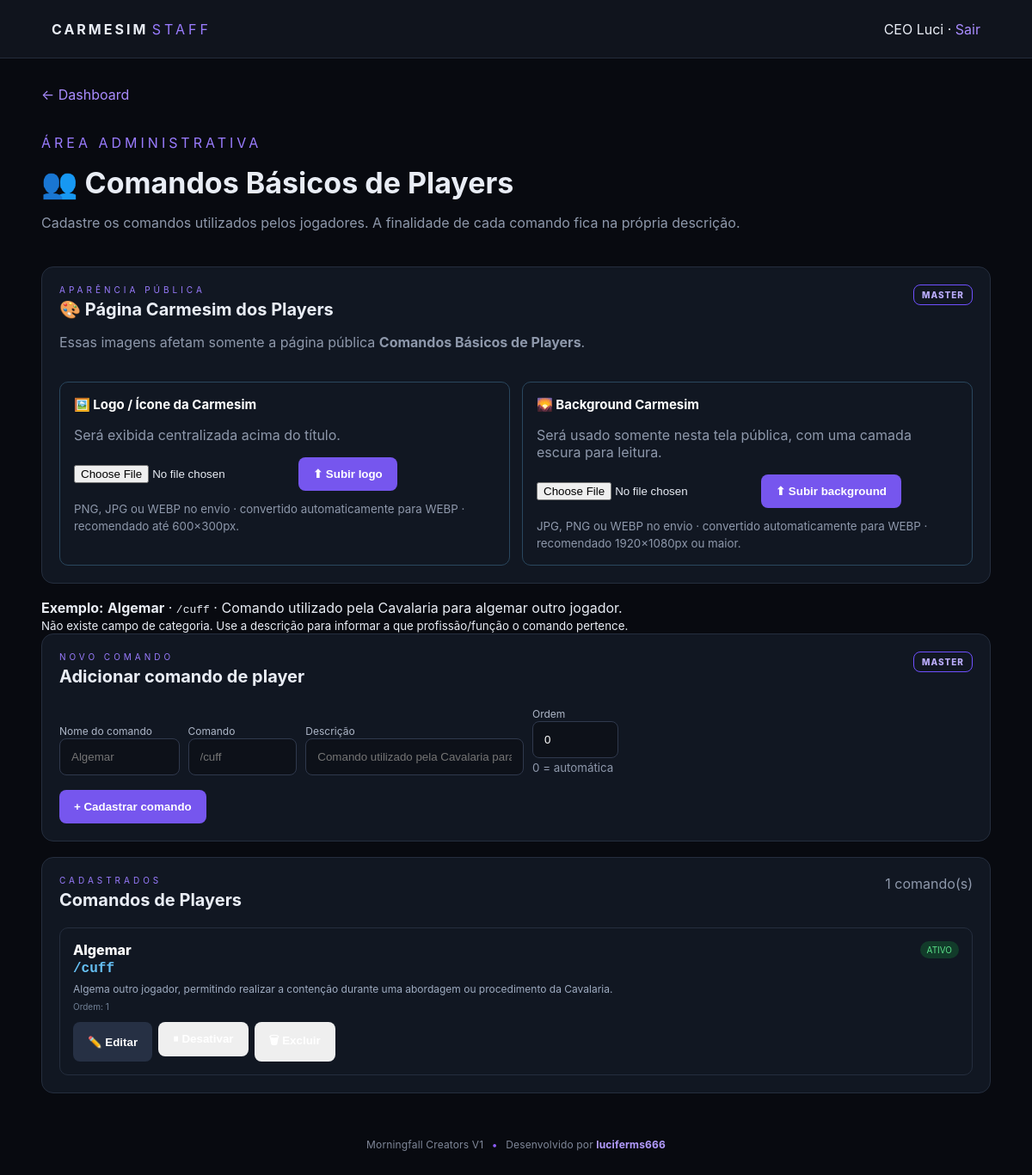
Page /admin/comandos_players.php (signed in) on the committed database.
### tables this page shows
CREATE TABLE IF NOT EXISTS `staff_commands_settings` (
  `id` tinyint(3) UNSIGNED NOT NULL,
  `top_name` varchar(100) NOT NULL DEFAULT 'NEVADA STAFF',
  `eyebrow_name` varchar(150) NOT NULL DEFAULT 'NEVADA ROLEPLAY · STAFF',
  `updated_at` timestamp NULL DEFAULT current_timestamp() ON UPDATE current_timestamp(),
  PRIMARY KEY (`id`)
);

CREATE TABLE IF NOT EXISTS `player_commands` (
  `id` int(10) UNSIGNED NOT NULL AUTO_INCREMENT,
  `name` varchar(120) NOT NULL,
  `command` varchar(150) NOT NULL,
  `description` varchar(500) NOT NULL,
  `position` int(11) NOT NULL DEFAULT 0,
  `active` tinyint(1) NOT NULL DEFAULT 1,
  `created_by` int(10) UNSIGNED DEFAULT NULL,
  `created_at` timestamp NULL DEFAULT current_timestamp(),
  `updated_at` timestamp NULL DEFAULT current_timestamp() ON UPDATE current_timestamp(),
  PRIMARY KEY (`id`),
  UNIQUE KEY `command` (`command`),
  KEY `idx_player_commands_active` (`active`),
  KEY `idx_player_commands_position` (`position`)
);

### admin/comandos_players.php (the view, shortened to what this page needs)
<?php
require_once '../config/database.php';
$pdo->exec("CREATE TABLE IF NOT EXISTS player_commands (
    id INT UNSIGNED AUTO_INCREMENT PRIMARY KEY,
    name VARCHAR(120) NOT NULL,
    command VARCHAR(150) NOT NULL UNIQUE,
    description VARCHAR(500) NOT NULL,
    position INT NOT NULL DEFAULT 0,
    active TINYINT(1) NOT NULL DEFAULT 1,
    created_by INT UNSIGNED NULL,
    created_at TIMESTAMP DEFAULT CURRENT_TIMESTAMP,
    updated_at TIMESTAMP DEFAULT CURRENT_TIMESTAMP ON UPDATE CURRENT_TIMESTAMP,
    CONSTRAINT fk_player_commands_created_by FOREIGN KEY(created_by) REFERENCES staff_users(id) ON DELETE SET NULL,
    INDEX idx_player_commands_active(active),
    INDEX idx_player_commands_position(position)
) ENGINE=InnoDB DEFAULT CHARSET=utf8mb4 COLLATE=utf8mb4_unicode_ci");
function e($v){ return htmlspecialchars((string)$v, ENT_QUOTES, 'UTF-8'); }
$pdo->exec("CREATE TABLE IF NOT EXISTS settings (
    id INT UNSIGNED AUTO_INCREMENT PRIMARY KEY,
    setting_key VARCHAR(100) NOT NULL UNIQUE,
    setting_value TEXT NOT NULL,
    description VARCHAR(255),
    updated_at TIMESTAMP DEFAULT CURRENT_TIMESTAMP ON UPDATE CURRENT_TIMESTAMP
) ENGINE=InnoDB DEFAULT CHARSET=utf8mb4");
$rows=$pdo->query('SELECT * FROM player_commands ORDER BY position ASC,id ASC')->fetchAll(PDO::FETCH_ASSOC);
$brand=$pdo->query('SELECT top_name,eyebrow_name FROM staff_commands_settings WHERE id=1')->fetch(PDO::FETCH_ASSOC) ?: ['top_name'=>'CARMESIM STAFF','eyebrow_name'=>'CARMESIM ROLEPLAY · STAFF'];
?>
<!doctype html><html lang="pt-BR"><head><link rel="stylesheet" href="../assets/css/style.css"></head><body><header class="topbar"><div><b><?=e(strtok($brand['top_name'],' '))?></b> <span><?=e(trim(substr($brand['top_name'],strlen(strtok($brand['top_name'],' ')))))?></span></div><div><?=e($_SESSION['staff_name']??'')?> · <a href="../logout.php">Sair</a></div></header>
<main class="container"><a href="index.php">← Dashboard</a><div class="page-head"><div><p class="eyebrow">ÁREA ADMINISTRATIVA</p><h1>👥 Comandos Básicos de Players</h1><p class="muted">Cadastre os comandos utilizados pelos jogadores. A finalidade de cada comando fica na própria descrição.</p></div></div>
<section class="panel public-look-panel"><div class="section-title"><div><p class="eyebrow">APARÊNCIA PÚBLICA</p><h2>🎨 Página Carmesim dos Players</h2><p class="muted">Essas imagens afetam somente a página pública <b>Comandos Básicos de Players</b>.</p></div><span class="setup-badge">MASTER</span></div><div class="public-look-grid"><div class="public-look-card"><h3>🖼️ Logo / Ícone da Carmesim</h3><p class="muted">Será exibida centralizada acima do título.</p><form method="post" enctype="multipart/form-data" class="upload-line"><input type="file" name="logo" accept="image/png,image/jpeg,image/webp" required><button class="btn primary">⬆ Subir logo</button></form><small class="muted">PNG, JPG ou WEBP no envio · convertido automaticamente para WEBP · recomendado até 600×300px.</small></div><div class="public-look-card"><h3>🌄 Background Carmesim</h3><p class="muted">Será usado somente nesta tela pública, com uma camada escura para leitura.</p><form method="post" enctype="multipart/form-data" class="upload-line"><input type="file" name="background" accept="image/png,image/jpeg,image/webp" required><button class="btn primary">⬆ Subir background</button></form><small class="muted">JPG, PNG ou WEBP no envio · convertido automaticamente para WEBP · recomendado 1920×1080px ou maior.</small></div></div></section>
<div class="player-note"><strong>Exemplo:</strong> <b>Algemar</b> · <code>/cuff</code> · <span>Comando utilizado pela Cavalaria para algemar outro jogador.</span><br><small>Não existe campo de categoria. Use a descrição para informar a que profissão/função o comando pertence.</small></div>
<section class="panel"><div class="section-title"><div><p class="eyebrow">NOVO COMANDO</p><h2>Adicionar comando de player</h2></div><span class="setup-badge">MASTER</span></div><form method="post" class="form"><input type="hidden" name="action" value="create"><div class="player-form-grid"><div><label>Nome do comando</label><input name="name" placeholder="Algemar" required></div><div><label>Comando</label><input name="command" placeholder="/cuff" required></div><div><label>Descrição</label><input name="description" placeholder="Comando utilizado pela Cavalaria para algemar outro jogador." required></div><div><label>Ordem</label><input type="number" name="position" min="0" value="0"><small class="muted">0 = automática</small></div></div><div style="margin-top:12px"><button class="btn primary">+ Cadastrar comando</button></div></form></section>
<section class="panel" style="margin-top:18px"><div class="section-title"><div><p class="eyebrow">CADASTRADOS</p><h2>Comandos de Players</h2></div><span class="muted"><?=count($rows)?> comando(s)</span></div><div class="player-list"><?php if(!$rows):?><div class="player-note">Nenhum comando cadastrado.</div><?php else: foreach($rows as $r):?><article class="player-row"><div class="player-row-head"><div><div class="player-name"><?=e($r['name'])?></div><div class="player-command"><?=e($r['command'])?></div><div class="player-desc"><?=e($r['description'])?></div><div class="player-order">Ordem: <?=e($r['position'])?></div></div><span class="<?=((int)$r['active']?'active-pill':'inactive-pill')?>"><?=((int)$r['active']?'ATIVO':'INATIVO')?></span></div><div class="player-actions"><button type="button" class="btn secondary" onclick='openPlayerEdit(<?=json_encode($r,JSON_HEX_TAG|JSON_HEX_APOS|JSON_HEX_QUOT|JSON_HEX_AMP)?>)'>✏️ Editar</button><form method="post"><input type="hidden" name="action" value="toggle"><input type="hidden" name="id" value="<?=$r['id']?>"><button class="btn toggle"><?=((int)$r['active']?'⏸ Desativar':'▶ Ativar')?></button></form><form method="post" onsubmit="return confirm('Excluir este comando de player permanentemente?')"><input type="hidden" name="action" value="delete"><input type="hidden" name="id" value="<?=$r['id']?>"><button class="btn delete">🗑 Excluir</button></form></div></article><?php endforeach;endif;?></div></section>
</main><footer class="site-footer">Morningfall Creators V1 <span>•</span> Desenvolvido por <a href="https://discord.com/users/207712204890439680" target="_blank" rel="noopener noreferrer">luciferms666</a></footer>
</body></html>

### assets/css/style.css (style rules this page uses)
* { box-sizing:border-box }
body { margin:0;background:#080a10;color:#e9edf5;font-family:Inter,Arial,sans-serif }
a { color:#a98cff;text-decoration:none }
.topbar { height:68px;padding:0 5%;display:flex;align-items:center;justify-content:space-between;background:#10141d;border-bottom:1px solid #242b3a }
.topbar b { letter-spacing:3px }
.topbar span,.eyebrow { color:#9a7cff;letter-spacing:4px }
.container { width:min(1180px,92%);margin:32px auto }
.page-head,.profile-head { display:flex;align-items:center;justify-content:space-between;gap:20px;margin:20px 0 25px }
h1 { font-size:34px;margin:5px 0 10px }
h2 { margin-top:36px }
.stat,.panel,.profile-head { background:#111722;border:1px solid #252e3e;border-radius:14px;padding:20px }
.btn { display:inline-block;border:0;border-radius:8px;padding:12px 17px;color:#fff;cursor:pointer;font-weight:700 }
.primary { background:#7656ee }
.form { max-width:650px;display:grid;gap:5px }
.form input,.form select,.form textarea,.auth-card input { width:100%;padding:13px;border:1px solid #30394d;background:#0d1119;color:#fff;border-radius:8px }
.muted { color:#8e98ab }
.secondary { background:#263044 }
label { font-size:12px;color:#aeb7c8;margin-top:8px }
.section-title { display:flex;align-items:flex-start;justify-content:space-between;gap:15px;margin-bottom:20px }
.section-title h2 { font-size:20px;margin:5px 0 0 }
.section-title .eyebrow { margin:0;font-size:10px }
.site-footer { width:100%;text-align:center;padding:20px 16px 28px;color:#7f8798;font-size:12px;letter-spacing:.15px }
.site-footer span { color:#8b5cf6;margin:0 6px }
.site-footer a { color:#b49cff;text-decoration:none;font-weight:700 }
.setup-badge { border:1px solid #6f50ff;color:#bcaeff;padding:5px 9px;border-radius:8px;font-size:10px;font-weight:800;letter-spacing:1px }

### admin/comandos_players.php (style rules this page uses)
.public-look-panel { margin-bottom:18px }
.public-look-grid { display:grid;grid-template-columns:repeat(2,minmax(0,1fr));gap:14px }
.public-look-card { background:#111722;border:1px solid #2a475e;border-radius:10px;padding:16px }
.public-look-card h3 { margin:0 0 5px;color:#fff;font-size:15px }
.upload-line { display:flex;gap:8px;align-items:center;flex-wrap:wrap;margin:10px 0 }
.upload-line input[type=file] { max-width:100% }
.player-form-grid { display:grid;grid-template-columns:1.1fr 1fr 2fr 100px;gap:10px;align-items:end }
.player-list { display:grid;gap:10px;margin-top:18px }
.player-row { background:#111722;border:1px solid #252e3e;border-radius:10px;padding:15px }
.player-row-head { display:flex;justify-content:space-between;gap:15px;align-items:flex-start }
.player-name { font-size:16px;font-weight:800;color:#fff }
.player-command { font:700 16px Consolas,monospace;color:#66c0f4;margin-top:3px }
.player-desc { color:#9eabc0;font-size:12px;margin-top:7px }
.player-order { color:#718096;font-size:10px;margin-top:7px }
.player-actions { display:flex;gap:7px;flex-wrap:wrap;margin-top:12px }
.player-actions form { display:inline }
.active-pill { font-size:10px;padding:4px 8px;border-radius:999px;background:#123b2a;color:#5be38a }

### rows in the picture
staff_commands_settings: top_name "CARMESIM", top_name "STAFF"
player_commands: name "Algemar", command "/cuff", description "Algema outro jogador, permitindo realizar a contenção durante uma abordagem ou procedimento da Cavalaria.", position "1", active "ATIVO"

### other values in the picture
$_SESSION['staff_name'] "CEO Luci"
count($rows) "1"
